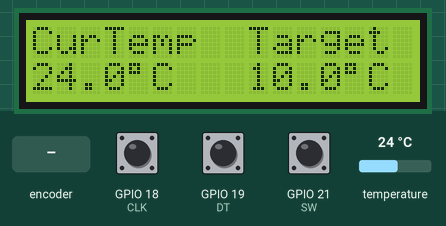
Recording of a sketch running on a simulated ESP32. Shown: 16×2 character LCD. The test bench sets the inputs (shaded band); at power-on: GPIO 21 (SW) HIGH, GPIO 18 (CLK) HIGH, GPIO 19 (DT) HIGH, temperature 24 °C. What the sketch prints to the serial monitor is not drawn.

Above: at 1.2 s.
1.3 s: GPIO 21 (SW) pulled LOW for 1 s
At 2.8 s:
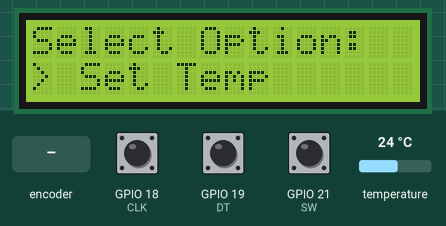
3.8 s: rotary encoder on GPIO 18 (CLK) / GPIO 19 (DT) turned 1 step (first pin leading)
At 4.2 s:
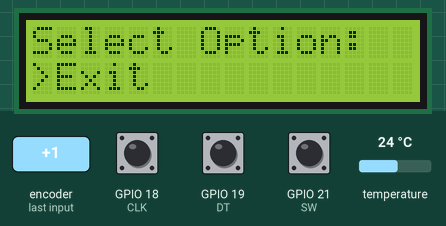
5.5 s: rotary encoder on GPIO 18 (CLK) / GPIO 19 (DT) turned 2 steps (second pin leading)
At 5.53 s:
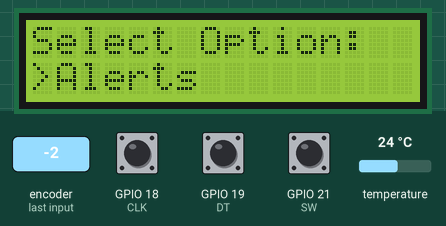
7.4 s: GPIO 21 (SW) pulled LOW for 3.2 s
At 8.7 s:
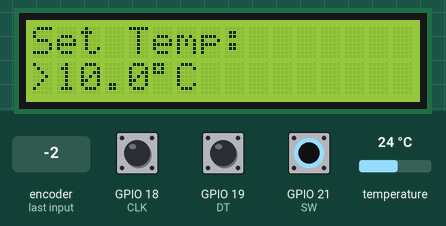
Timing chart, 0 to 10.4 s (numbered marks = the images above; inputs shaded):
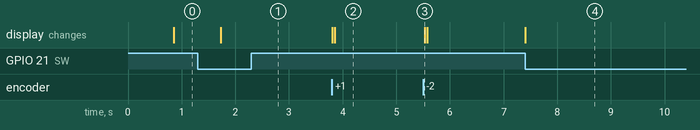

The sketch:

lcd_ui_latest.ino
```cpp
#include <LiquidCrystal.h>
#include <OneWire.h>
#include <DallasTemperature.h>


#define ONE_WIRE_BUS 15
#define CLK 18
#define DT 19
#define SW 21
char page = 'h';   //home page:h, menu page:m and sub menu page:s
int lastCLK = HIGH;
int currentCLK;
int menuOption=0;
float currentTemperature=-24;
float setTemperature=10;
unsigned long lastButtonPress = 0;
const unsigned long debounceDelay = 50;


LiquidCrystal lcd(13, 12, 14, 27, 26, 25);
OneWire oneWire(ONE_WIRE_BUS);
DallasTemperature sensors(&oneWire);


void setup()
{
  Serial.begin(115200);
  sensors.begin();
  lcd.begin(16,2);
  pinMode(CLK, INPUT);
  pinMode(DT, INPUT);
  pinMode(SW, INPUT_PULLUP);
  displayHomePage();
}


void loop()
{
  int btnState = digitalRead(SW);
  if(btnState==LOW)
  {

    if (millis() - lastButtonPress>debounceDelay){
        Serial.println("button pressed  ");
        // Serial.println(page);

        if(page == 'h'){
        displayMenu();
        page='m';
        }

        else if (page == 'm'){
        // Serial.println("IN MENU PAGE");
          if (menuOption == 2){
            displayHomePage();
            page='h';
          }

          if (menuOption == 0){
            displaySetTemp();
            page='s';
          }
        }


        else if (page == 's'){
          displayHomePage();
          page='h';
        }

    }
    lastButtonPress=millis();
  }


  if(page!='h'){

      currentCLK=digitalRead(CLK);
      if (currentCLK != lastCLK){
        if(digitalRead(DT) != currentCLK){
            if(page == 'm'){
              if (menuOption<2)
                menuOption++;
                Serial.println(menuOption);
                changeMenu();
            }

            else if (page == 's' && menuOption==0){
              if (menuOption<25)
                setTemperature++;
                lcd.setCursor(0,1);
                lcd.write("                ");
                lcd.setCursor(0,1);
                lcd.print(">");
                lcd.print(setTemperature,1);
                lcd.print((char)223);
                lcd.print("C");
            }
        }

        else{
          if(page == 'm'){
            if(menuOption>0)
              menuOption--;
              Serial.println(menuOption);
              changeMenu();
          }
          else if (page == 's' && menuOption==0){
              if (menuOption>-10)
                setTemperature--;
                lcd.setCursor(0,1);
                lcd.write("                ");
                lcd.setCursor(0,1);
                lcd.print(">");
                lcd.print(setTemperature,1);
                lcd.print((char)223);
                lcd.print("C");
            }
        }
        lastCLK=currentCLK;
      }
  }

  if (page == 'h')
  {
      sensors.requestTemperatures();
      currentTemperature = sensors.getTempCByIndex(0);
    if (currentTemperature == DEVICE_DISCONNECTED_C) {
      Serial.println("Error: Could not read temperature data");
    }
    else {
      Serial.print("Temperature: ");
      Serial.print(currentTemperature);
      Serial.println(" °C");

    }
    displayHomePage();
    delay(50);

  }


}


void displayHomePage()
{
  lcd.clear();
  lcd.setCursor(0, 0);
  lcd.print("CurTemp  Target");
  lcd.setCursor(0, 1);
  lcd.print(currentTemperature, 1);
  lcd.print((char)223);
  lcd.print("C");

  lcd.setCursor(9, 1);
  lcd.print(setTemperature, 1);
  lcd.print((char)223);
  lcd.print("C");
}


void displayMenu(){
  lcd.clear();
  lcd.setCursor(0, 0);
  lcd.print("Select Option:");
  lcd.setCursor(0, 1);
  lcd.print("> Set Temp");
}


void changeMenu(){
  lcd.clear();
  switch (menuOption){
  case 0:
    lcd.print("Select Option:");
    lcd.setCursor(0, 1);
    lcd.print(">Set Temp");
    break;
  case 1:
    lcd.print("Select Option:");
    lcd.setCursor(0, 1);
    lcd.print(">Alerts");
    break;
  case 2:
    lcd.print("Select Option:");
    lcd.setCursor(0, 1);
    lcd.print(">Exit");
    break;
  }
}

void displaySetTemp(){
  lcd.clear();
  lcd.setCursor(0, 0);
  lcd.print("Set Temp:");
  lcd.setCursor(0,1);
  lcd.print(">");
  lcd.print(setTemperature,1);
  lcd.print((char)223);
  lcd.print("C");

}
```

Measured:
- after the input at 1.3 s, the display: changes after 0.43 s (image 1)
- after the input at 3.8 s, the display: first changes at once (image 2 shows a later state)
- after the input at 5.5 s, the display: changes at once (image 3)
- after the input at 7.4 s, the display: changes at once (image 4)
